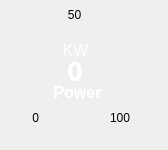
             <widget class="QWidget" name="widget_5" native="true">
              <property name="sizePolicy">
               <sizepolicy hsizetype="Minimum" vsizetype="Minimum">
                <horstretch>0</horstretch>
                <verstretch>0</verstretch>
               </sizepolicy>
              </property>
              <property name="minimumSize">
               <size>
                <width>150</width>
                <height>150</height>
               </size>
              </property>
              <widget class="QLabel" name="arc3_needle">
               <property name="geometry">
                <rect>
                 <x>25</x>
                 <y>25</y>
                 <width>100</width>
                 <height>100</height>
                </rect>
               </property>
               <property name="autoFillBackground">
                <bool>false</bool>
               </property>
               <property name="styleSheet">
                <string notr="true">background-color: rgba(255, 255, 255, 0);</string>
               </property>
               <property name="text">
                <string/>
               </property>
               <property name="pixmap">
                <pixmap>../assests/arc_needle.png</pixmap>
               </property>
               <property name="scaledContents">
                <bool>false</bool>
               </property>
               <property name="alignment">
                <set>Qt::AlignmentFlag::AlignCenter</set>
               </property>
              </widget>
              <widget class="QLabel" name="arc3_min_value">
               <property name="geometry">
                <rect>
                 <x>-10</x>
                 <y>110</y>
                 <width>49</width>
                 <height>16</height>
                </rect>
               </property>
               <property name="text">
                <string>0</string>
               </property>
               <property name="alignment">
                <set>Qt::AlignmentFlag::AlignRight|Qt::AlignmentFlag::AlignTrailing|Qt::AlignmentFlag::AlignVCenter</set>
               </property>
              </widget>
              <widget class="QLabel" name="arc3_max_value">
               <property name="geometry">
                <rect>
                 <x>110</x>
                 <y>110</y>
                 <width>49</width>
                 <height>16</height>
                </rect>
               </property>
               <property name="text">
                <string>100</string>
               </property>
              </widget>
              <widget class="QLabel" name="arc3_body">
               <property name="geometry">
                <rect>
                 <x>25</x>
                 <y>25</y>
                 <width>100</width>
                 <height>100</height>
                </rect>
               </property>
               <property name="autoFillBackground">
                <bool>false</bool>
               </property>
               <property name="styleSheet">
                <string notr="true">background-color: rgba(255, 255, 255, 0);</string>
               </property>
               <property name="text">
                <string/>
               </property>
               <property name="pixmap">
                <pixmap>../assests/arc_body_purple.png</pixmap>
               </property>
               <property name="scaledContents">
                <bool>false</bool>
               </property>
               <property name="alignment">
                <set>Qt::AlignmentFlag::AlignCenter</set>
               </property>
              </widget>
              <widget class="QLabel" name="arc3_mid_value">
               <property name="geometry">
                <rect>
                 <x>50</x>
                 <y>7</y>
                 <width>49</width>
                 <height>16</height>
                </rect>
               </property>
               <property name="text">
                <string>50</string>
               </property>
               <property name="alignment">
                <set>Qt::AlignmentFlag::AlignCenter</set>
               </property>
              </widget>
              <widget class="QLabel" name="arc3_current_value">
               <property name="geometry">
                <rect>
                 <x>44</x>
                 <y>55</y>
                 <width>62</width>
                 <height>31</height>
                </rect>
               </property>
               <property name="font">
                <font>
                 <family>Trebuchet MS</family>
                 <pointsize>20</pointsize>
                 <bold>true</bold>
                </font>
               </property>
               <property name="styleSheet">
                <string notr="true">color: rgb(85, 255, 127);
color: rgb(255, 255, 255);</string>
               </property>
               <property name="text">
                <string>0</string>
               </property>
               <property name="alignment">
                <set>Qt::AlignmentFlag::AlignCenter</set>
               </property>
              </widget>
              <widget class="QLabel" name="arc3_label1">
               <property name="geometry">
                <rect>
                 <x>52</x>
                 <y>82</y>
                 <width>51</width>
                 <height>20</height>
                </rect>
               </property>
               <property name="font">
                <font>
                 <pointsize>12</pointsize>
                 <bold>true</bold>
                </font>
               </property>
               <property name="styleSheet">
                <string notr="true">background-color: rgba(255, 255, 255, 0);
color: rgb(255, 255, 255);</string>
               </property>
               <property name="text">
                <string>Power</string>
               </property>
               <property name="alignment">
                <set>Qt::AlignmentFlag::AlignCenter</set>
               </property>
              </widget>
              <widget class="QLabel" name="arc3_label2">
               <property name="geometry">
                <rect>
                 <x>50</x>
                 <y>40</y>
                 <width>51</width>
                 <height>20</height>
                </rect>
               </property>
               <property name="font">
                <font>
                 <pointsize>12</pointsize>
                 <bold>false</bold>
                </font>
               </property>
               <property name="styleSheet">
                <string notr="true">background-color: rgba(255, 255, 255, 0);
color: rgb(255, 255, 255);</string>
               </property>
               <property name="text">
                <string>KW</string>
               </property>
               <property name="alignment">
                <set>Qt::AlignmentFlag::AlignCenter</set>
               </property>
              </widget>
              <zorder>arc3_min_value</zorder>
              <zorder>arc3_max_value</zorder>
              <zorder>arc3_body</zorder>
              <zorder>arc3_mid_value</zorder>
              <zorder>arc3_needle</zorder>
              <zorder>arc3_current_value</zorder>
              <zorder>arc3_label1</zorder>
              <zorder>arc3_label2</zorder>
             </widget>
